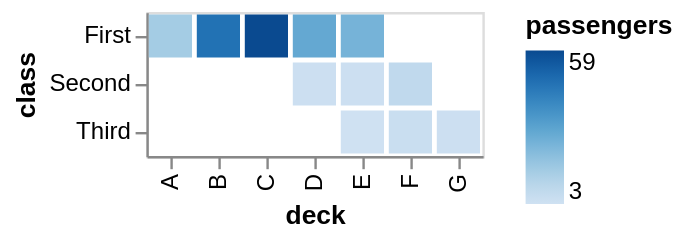

The notebook cell saved with this chart:
### Code cell
alt.Chart(data).mark_bar().transform_filter(
    'datum.deck != null'
).transform_aggregate(
passengers='count()', groupby=['deck', 'class']).encode(
x='deck',
y='class',
color='passengers:Q')

### Figure 1 — Vega-Lite specification as saved in the notebook (floating-point values rounded to 4 significant figures; data arrays with more than 128 entries replaced by an {"elided": "..."} marker saying what was removed)
{"config": {"view": {"continuousWidth": 300, "continuousHeight": 300}}, "data": {"name": "data-0c38bb19a9fd97a919c8e685b97dc7d4"}, "mark": {"type": "bar"}, "encoding": {"color": {"field": "passengers", "type": "quantitative"}, "x": {"field": "deck", "type": "nominal"}, "y": {"field": "class", "type": "nominal"}}, "transform": [{"filter": "datum.deck != null"}, {"aggregate": [{"op": "count", "as": "passengers"}], "groupby": ["deck", "class"]}], "$schema": "https://vega.github.io/schema/vega-lite/v5.20.1.json", "datasets": {"data-0c38bb19a9fd97a919c8e685b97dc7d4": {"elided": "891 records"}}}
